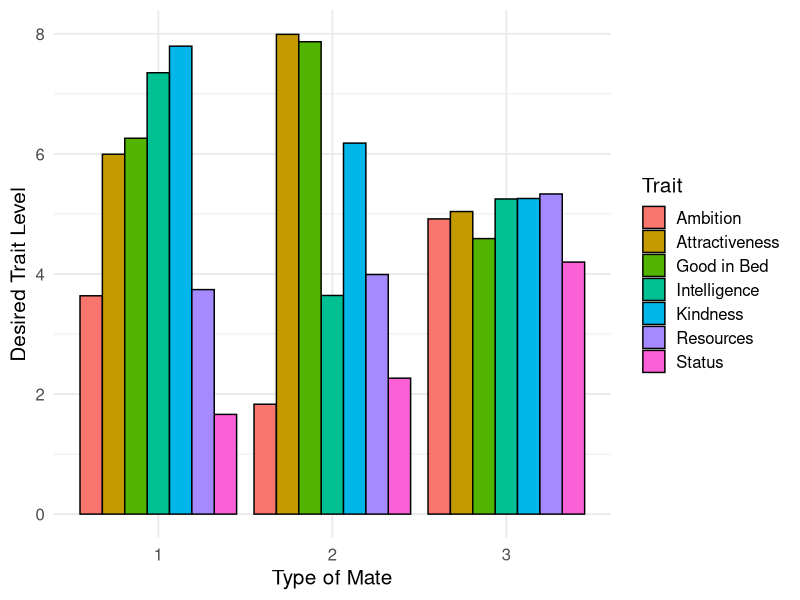
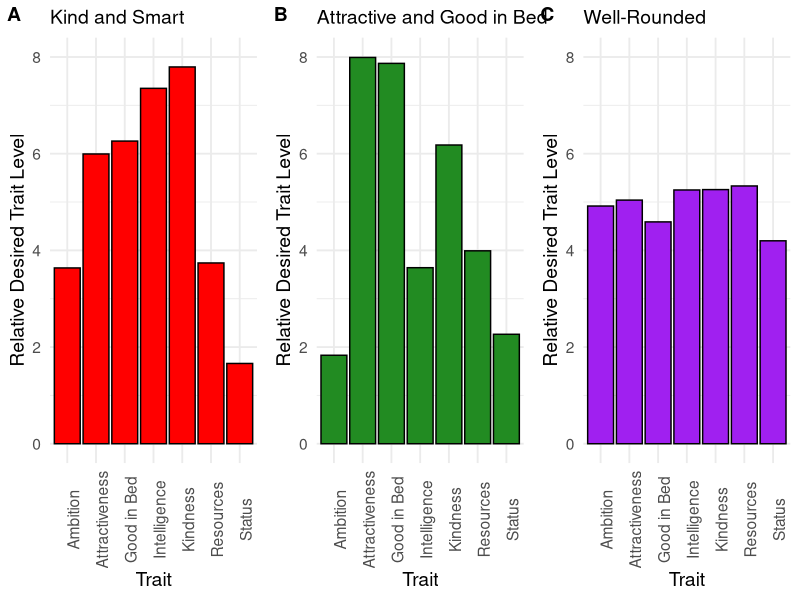
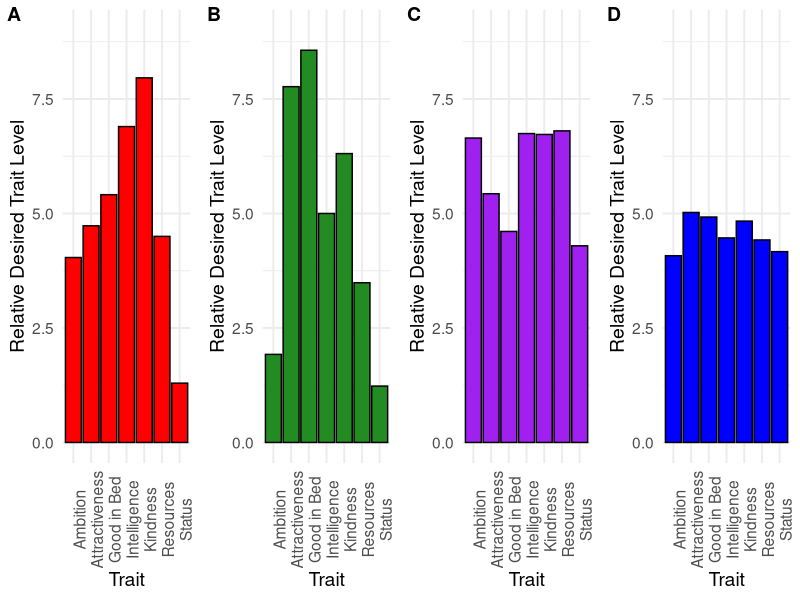
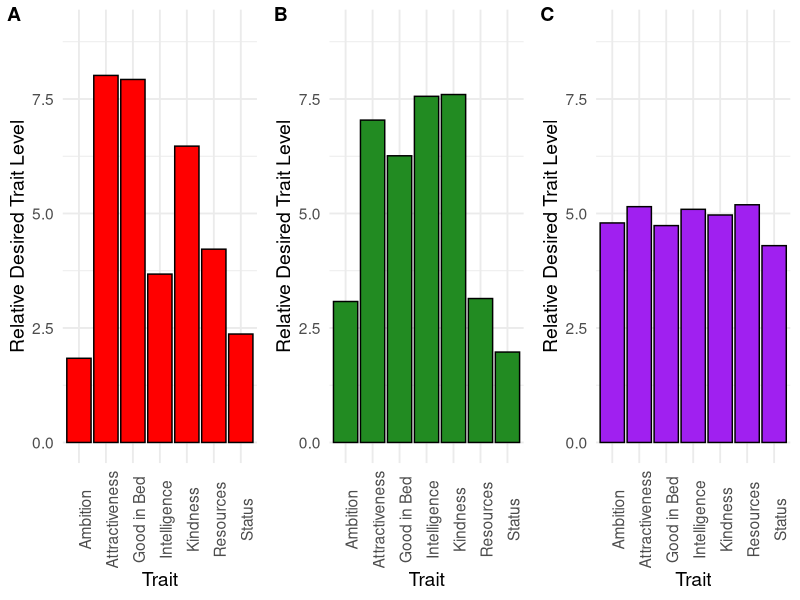
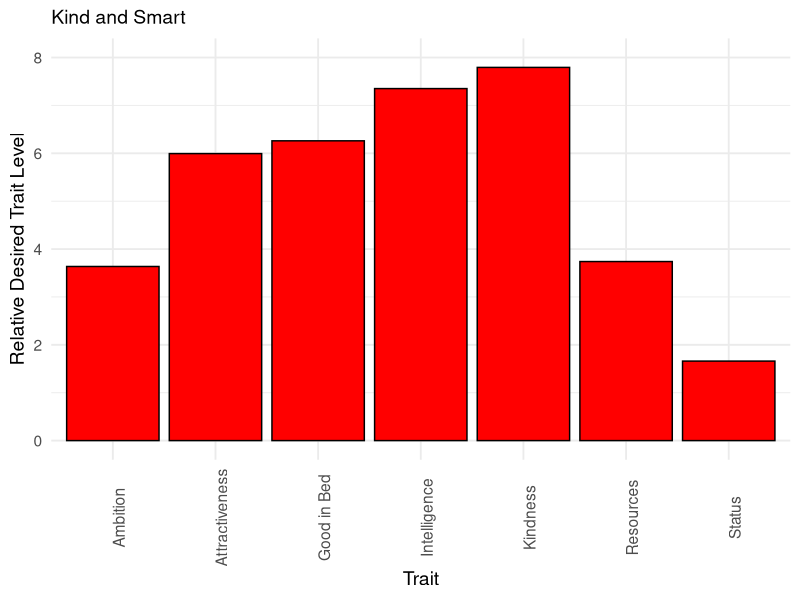
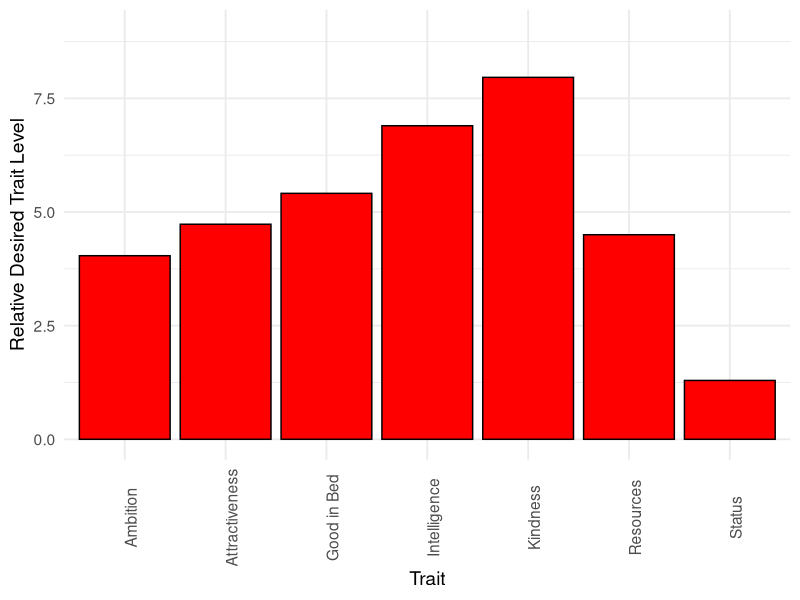
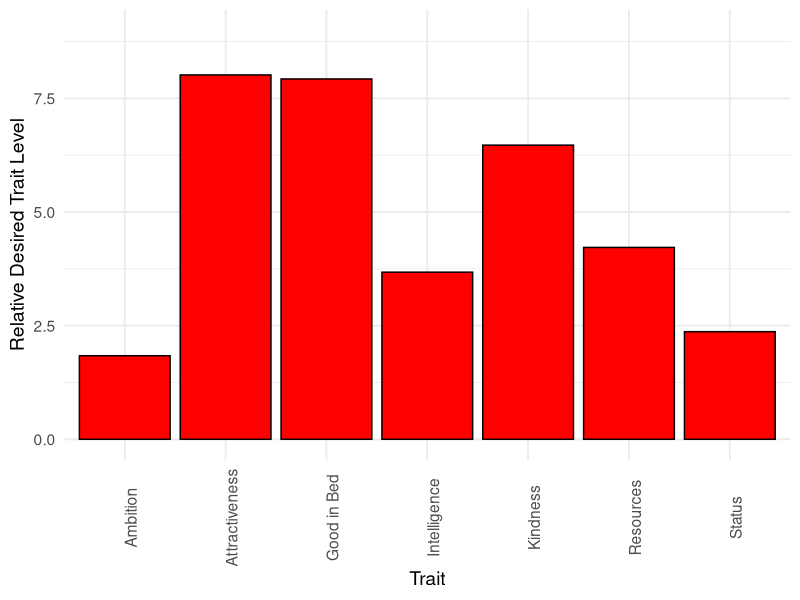
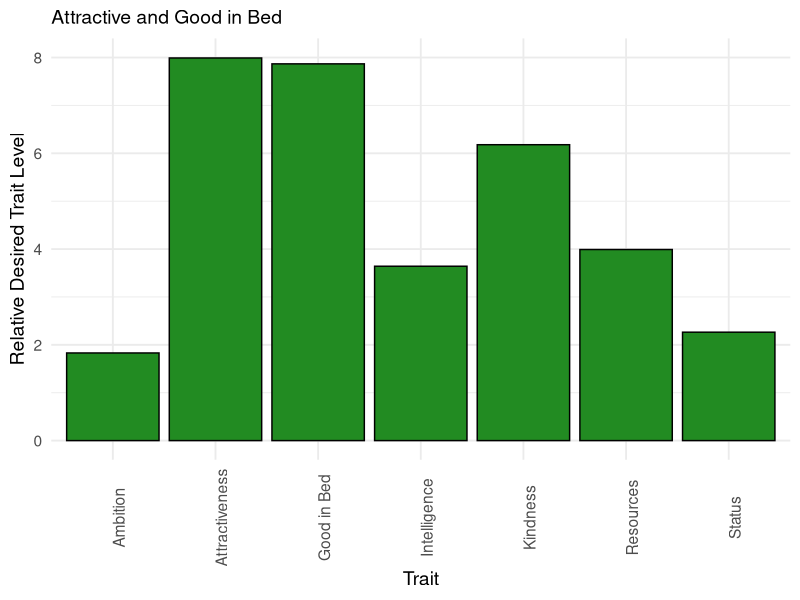

Source code (R) for these figures, in order:
#############Polyamorous Mate Preferences 2 -- Budget Allocation: Analysis Script #################
####Ashley J Coventry, Tamsin German, Dan Conroy-Beam########



###load packages 
library(psych) #for scree plot
library(ggplot2) #For generating other plots
library(ggpubr)
library(data.table) #for reshaping data
library(stringr) #for permutation analy data reorganizing
library(lme4) #for the logistic regression

###set seed###
set.seed(112822)


###load data###
data <- read.csv("Human Data/Processed Data/Processed Data20230108 181609.csv")


#Remove NAs ###
#necessary when merging back into the original data frame because kfits is omitting NAs. 

nacheck <- apply(data[,14:27], 1, function(x) sum(is.na(x))>0)
data<- data[!nacheck,]


#excluding people who don't identify as either men or women

data<-data[data$gender<3,]
data <- data[data$orange_gender <3,]
data <- data[data$blue_gender <3,]

#recoding gender to be 0 and 1 (move to processing script)
data$gender <- ifelse(data$gender == 1, 0, 1)
data$orange_gender <- ifelse(data$orange_gender ==1, 0, 1)
data$blue_gender <- ifelse(data$blue_gender ==1 , 0, 1)


###reshape data wide --> long and only keep columns relevant for kmeans

#melt function to have two rows (1 for orange, 1 for blue) with each trait rating

longData<-melt(as.data.table(data),id.vars=c("PIN","gender","age"),
               measure.vars=list(c(30,28),
                                 c(14,21),
                                 c(15,22),
                                 c(16,23),
                                 c(17,24),
                                 c(18,25),
                                 c(19,26),
                                 c(20,27)))


#Relabel columns

colnames(longData)[4:12]<-c("partner","idealGender","amb","attract",
                            "intel","sexy","kind",
                            "stat","finPros")


#Relabel partner type values
longData$partner<-as.factor(ifelse(longData$partner==1,"idealBlue","idealOrange"))



###K-Means Cluster Analysis###


#extract kmeans wSs
kfitWss<-sapply(1:7,function(x) kmeans(longData[,6:12],x)$tot.withinss)

#scree plot
screePlot<-qplot(1:7,kfitWss)


##compute differences in within ss across k for k-means clustering
wssDiffs<-diff(kfitWss)


##Add this classification to the original dataframe

kFit<-kmeans(longData[,6:12],3)
longData$kFitab <- kFit$cluster


##Create vectors of preference means for each cluster (without age)
clustCenters<-kFit$centers

##Look at gender breakdown by cluster
clustGender<-table(longData$gender,longData$kFitab)

##compute variance between trait ratings for each cluster
#to see if maybe one cluster is more well rounded than others
clustVars<-apply(clustCenters,1,var)




###Compute same or diff variable for ideal orange v ideal blue
#do people want both of their ideal partners in the same cluster or in different ones? 

##Transfer partner clusters back to data (since "data" is wide)
data$blueClust<-longData$kFitab[longData$partner=="idealBlue"]
data$orangeClust<-longData$kFitab[longData$partner=="idealOrange"]

##Determine for each participant whether their orange and blue partners are in the same cluster
#same = 1, diff = 0
data$sameOrDiff<-apply(data[,133:134],1,function(x)
  sum(duplicated(x))
)

##get sameOrDiff as function of gender
genderDiff<-table(data$sameOrDiff,data$gender)


##Computing average differentness
avgDiff <- mean(data$sameOrDiff)

###create variable listing cluster of each partner 

data$kFitab<-apply(data[,133:134],1,function(x) paste0(sort(as.numeric(x)),collapse=","))


### CHI SQUARE 

#are men and women are choosing combos of partner orange and blue at diff rates?

chisqGender<-chisq.test(table(data$gender,data$kFitab))


##do preferences for partner orange predict preferences for partner blue?
chisqClust<-chisq.test(table(data$blueClust, data$orangeClust)) 

##raw numbers in each cluster combo by gender
clustComboGender<-table(data$blueClust,data$orangeClust,data$gender)



### Permuation Analysis ###


##create a vector to store null distribution averages
nullDistAvg <- rep(0,100000)

##for loop to generate data of null dist 
for(a in 1:100000){
  
  aNull<-sample(data$blueClust)
  bNull<-sample(data$orangeClust)
  
  #Compute sameordiff
  sodNull<-ifelse(aNull==bNull, 0, 1)
  
  #Compute and saving average differentness
  nullDistAvg[a]<-mean(sodNull)
  
}



##see whether we are in extremes of null dist (compare output to our avgdiff)

nullDistHigh<-quantile(nullDistAvg[1:100000],c(0.975)) 
nullDistLow<-quantile(nullDistAvg[1:100000],c(0.025)) 


#Compute p-value comparing observed sameordiff to null distribution
pValueDiff <- sum(nullDistAvg < avgDiff) /100000 #unlike in study 1, no more similar/diff than chance 


###How many ideal partners are in each cluster?

##for people who wanted both partners in same cluster
sameClust <- table(data$blueClust[data$sameOrDiff == 0]) 

##for people who wanted partners in different clusters
#don't need to run separately for clusters A and B bc made order arbitrary
diffClust <- table(data$blueClust[data$sameOrDiff ==1])  


###More Chi Squares: proportion of participants with at least 1 partner in specific clusters 

##Create blank columns in data
data$clust1 <- NA #for cluster 1
data$clust2<- NA #for cluster 2
data$clust3 <- NA #for cluster 3


##for loop to fill columns
for(i in 1:NROW(data)){
  ifelse(data$orangeClust[i] == 1 | data$blueClust[i] == 1, data$clust1[i]<-1, data$clust1[i]<-0)
  
}

for(i in 1:NROW(data)){
  ifelse(data$orangeClust[i] == 2 | data$blueClust[i] == 2, data$clust2[i]<-1, data$clust2[i]<-0)
  
}

for(i in 1:NROW(data)){
  ifelse(data$orangeClust[i] == 3 | data$blueClust[i] == 3, data$clust3[i]<-1, data$clust3[i]<-0)
  
}



chisqClust1 <- chisq.test(table(data$gender, data$clust1))
chisqClust2 <- chisq.test(table(data$gender, data$clust2))
chisqClust3 <- chisq.test(table(data$gender, data$clust3))

###Ideal gender analysis

##fisher test

#partner blue
fisherIdealGenderBlue <- fisher.test(table(longData$idealGender[longData$partner == "idealBlue"], longData$kFitab[longData$partner == "idealBlue"])) 
idealGenderClustBlue <- table(longData$idealGender[longData$partner == "idealBlue"], longData$kFitab[longData$partner == "idealBlue"])

#partner orange
fisherIdealGenderOrange <- fisher.test(table(longData$idealGender[longData$partner == "idealOrange"], longData$kFitab[longData$partner == "idealOrange"])) 
idealGenderClustOrange <- table(longData$idealGender[longData$partner == "idealOrange"], longData$kFitab[longData$partner == "idealOrange"])




##logistic regression
#predicting partner sex from cluster?


logRegModelPsex <- glmer(idealGender ~ kFitab + (1|PIN), data = longData, family = "binomial") 
logRegModelSex <- glmer(gender ~kFitab + (1|PIN), data= longData, family = "binomial")





### Plotting ###

##plot bar graph with each trait mean for each 3 clusters (# clusters depends on scree)
#clusters aren't mapping on in the right order! double check centers with graph after running
meanTrait <- c(clustCenters[1,], clustCenters[2,], clustCenters[3,])
mateType <-c(rep("1", 7), rep("2", 7), rep("3", 7))
trait <- c(rep(c("Ambition", "Attractiveness", "Intelligence", "Good in Bed", "Kindness", "Status", "Resources"), 3))  
plotting <- data.frame(meanTrait, mateType, trait)
kFitPlot <- ggplot(data=plotting, aes(x=mateType, y=meanTrait, fill=trait)) +
  geom_bar(stat="identity", color="black", position=position_dodge())+
  theme_minimal(base_size = 15) + xlab("Type of Mate") + ylab("Desired Trait Level") +
  scale_fill_discrete(name = "Trait")


##multipanel figure
#first create individual plot for each cluster

#cluster 1 (title will change based on clusters)
meanTrait1 <- clustCenters[1,]
trait1 <- c("Ambition", "Attractiveness", "Intelligence", "Good in Bed", "Kindness", "Status", "Resources")
plotting1 <- data.frame(meanTrait1, trait1)
plot1 <- ggplot(data=plotting1, aes(x=trait1, y=meanTrait1)) +
  geom_bar(stat="identity", color="black", position=position_dodge(), fill = "red")+
  theme_minimal(base_size = 14) + xlab("Trait") + ylab("Relative Desired Trait Level")  +ylim(0,8) +
  ggtitle("Kind and Smart") +theme(plot.title = element_text(size = 14), axis.text.x = element_text(angle = 90))

#cluster 2 
meanTrait2 <- clustCenters[2,]
trait2 <- c("Ambition", "Attractiveness", "Intelligence", "Good in Bed", "Kindness", "Status", "Resources")
plotting2 <- data.frame(meanTrait2, trait2)
plot2 <- ggplot(data=plotting2, aes(x=trait2, y=meanTrait2)) +
  geom_bar(stat="identity", color="black", position=position_dodge(), fill = "forestgreen")+ 
  theme_minimal(base_size = 14) + xlab("Trait") + ylab("Relative Desired Trait Level") +ylim(0,8) +
ggtitle("Attractive and Good in Bed") +theme(plot.title = element_text(size = 14), axis.text.x = element_text(angle = 90))

#cluster 3 
meanTrait3 <- clustCenters[3,]
trait3 <- c("Ambition", "Attractiveness", "Intelligence", "Good in Bed", "Kindness", "Status", "Resources")
plotting3 <- data.frame(meanTrait3, trait3)
plot3 <- ggplot(data=plotting3, aes(x=trait3, y=meanTrait3)) +
  geom_bar(stat="identity", color="black", position=position_dodge(), fill = "purple")+ 
  theme_minimal(base_size = 14) + xlab("Trait") + ylab("Relative Desired Trait Level") +ylim(0,8) +
ggtitle("Well-Rounded") +theme(plot.title = element_text(size = 14), axis.text.x = element_text(angle = 90))

#combine clusters into one graph
panelPlot<-ggarrange(plot1,plot2,plot3,labels=c("A","B","C"), nrow=1, ncol=3,font.label = list(size = 14, color = "black"))


###Mate Point Allocation###

#question: are people who want partners in different clusters allocating a sig different # of points to each partner?

##calculate total # of points allocated per row for traits

#for partner Orange
data$totalOrange <- NA
for(i in 1:nrow(data)) {
  data$totalOrange[i] <- sum(data[i, 21:27])
}

#for partner Blue
data$totalBlue <- NA
for(i in 1:nrow(data)) {
  data$totalBlue[i] <- sum(data[i, 14:20])
}


##compare between partner blue and orange for each participant
data$alloComp <- NA

#if blue > orange, give value 1; if blue = orange, give value 0
#if neither is true ( so blue < orange), give -1. 
for(i in 1:nrow(data)){
  if(data$totalBlue[i] > data$totalOrange[i]) {
    data$alloComp[i] <- 1 
  } else {
    if(data$totalBlue[i] == data$totalOrange[i]) {
      data$alloComp[i] <- 0
    } else{
      data$alloComp[i] <- -1 
      }
    }
}


#create dataframe excluding rows where alloComp = 0 (bc we just want to look at unequal distribution for now)
alloData <- data[data$alloComp != 0,]


#create columns with cluster of high allocation partner and cluster of low allocation partner

alloData$highClust <- NA
alloData$lowClust <- NA

for(i in 1:nrow(alloData)){
  if(alloData$alloComp[i] == 1){
    alloData$highClust[i] <- alloData$blueClust[i]
  } else {
    alloData$highClust[i] <- alloData$orangeClust[i]
  }
    
}

for(i in 1:nrow(alloData)){
  if(alloData$alloComp[i] == -1){
    alloData$lowClust[i] <- alloData$blueClust[i]
  } else {
    alloData$lowClust[i] <- alloData$orangeClust[i]
  }
  
}

#run chisq test with high allo x low allo 
chisqAllo <- chisq.test((table(alloData$highClust, alloData$lowClust))) #significant
  
#table (1st variable listed is down side, 2nd is across top of table)
alloTable <- table(alloData$highClust, alloData$lowClust)

  

#run fisher test for allo of only women
fisherAlloF <- fisher.test((table(alloData$highClust[alloData$sex == 0], alloData$lowClust[alloData$sex == 0]))) #significant

alloTableF <- table(alloData$highClust[alloData$sex == 0], alloData$lowClust[alloData$sex == 0])


#run chisq test for allo of only men
fisherAlloM <- fisher.test((table(alloData$highClust[alloData$sex == 1], alloData$lowClust[alloData$sex == 1]))) #significant

alloTableM <- table(alloData$highClust[alloData$sex == 1], alloData$lowClust[alloData$sex == 1])






###################Supplemental Analyses################

#######Bisexual Poly Prefs #######

##how many bisexual people are in our sample?
biSamp <- table(data$sex_orient)

##get only bi dataframe
biData <- subset(data, data$sex_orient == 3)

biSampGender <- table(biData$gender) #22 women, 9 men

##get sameOrDiff as function of gender
biGenderDiff<-table(biData$sameOrDiff,biData$gender)


##Computing average differentness
biAvgDiff <- mean(biData$sameOrDiff) ##way higher than reg avg diff

### CHI SQUARE -- some use Fisher's exact test since some clusters are rare###

#are bi men and women are choosing combos of partner orange and blue at diff rates than het folks?

chisqSexOrient <-chisq.test(table(data$sex_orient,data$kFitab)) #error bc size too small
#fisherSexOrient <- fisher.test(table(data$sex_orient, data$kFitab))
#get error with Fisher's test

#are bi men and bi women choosing combos at diff rates

fisherGenderBi <- fisher.test(table(biData$gender, biData$kFitab))



##in bisexual participants, do preferences for partner orange predict preferences for partner blue?
fisherClustBi <- fisher.test(table(biData$blueClust, biData$orangeClust))

##raw numbers in each cluster combo by gender
clustComboGenderBi<-table(biData$blueClust,biData$orangeClust,biData$gender)


#######Sex-Separated Cluster Analyses##########

###Women Only : K-Means Cluster Analysis###

longDataF <- longData[longData$gender == 0]
#extract kmeans wSs
kfitWssF<-sapply(1:7,function(x) kmeans(longDataF[,6:12],x)$tot.withinss)

#scree plot
screePlotF<-qplot(1:7,kfitWssF)


##compute differences in within ss across k for k-means clustering
wssDiffsF<-diff(kfitWssF)


##Add this classification to the original dataframe

kFitF<-kmeans(longDataF[,6:12],4)
longDataF$kFitF <- kFitF$cluster


##Create vectors of preference means for each cluster (without age)
clustCentersF<-kFitF$centers

##Look at cluster breakdown
clustF<-table(longDataF$kFitF)

##compute variance between trait ratings for each cluster
#to see if maybe one cluster is more well rounded than others
clustVarsF<-apply(clustCentersF,1,var)


##plotting clusters (only women)

#cluster 1 (title will change based on clusters)
meanTrait1F <- clustCentersF[1,]
trait1F <- c("Ambition", "Attractiveness", "Intelligence", "Good in Bed", "Kindness", "Status", "Resources")
plotting1F <- data.frame(meanTrait1F, trait1F)
plot1F <- ggplot(data=plotting1F, aes(x=trait1F, y=meanTrait1F)) +
  geom_bar(stat="identity", color="black", position=position_dodge(), fill = "red")+
  theme_minimal(base_size = 14) + xlab("Trait") + ylab("Relative Desired Trait Level")  +ylim(0,9) +
  theme(plot.title = element_text(size = 14), axis.text.x = element_text(angle = 90))

#cluster 2 
meanTrait2F <- clustCentersF[2,]
trait2F <- c("Ambition", "Attractiveness", "Intelligence", "Good in Bed", "Kindness", "Status", "Resources")
plotting2F <- data.frame(meanTrait2F, trait2F)
plot2F <- ggplot(data=plotting2F, aes(x=trait2F, y=meanTrait2F)) +
  geom_bar(stat="identity", color="black", position=position_dodge(), fill = "forestgreen")+ 
  theme_minimal(base_size = 14) + xlab("Trait") + ylab("Relative Desired Trait Level") +ylim(0,9) +
  theme(plot.title = element_text(size = 14), axis.text.x = element_text(angle = 90))

#cluster 3 
meanTrait3F <- clustCentersF[3,]
trait3F <- c("Ambition", "Attractiveness", "Intelligence", "Good in Bed", "Kindness", "Status", "Resources")
plotting3F <- data.frame(meanTrait3F, trait3F)
plot3F <- ggplot(data=plotting3F, aes(x=trait3F, y=meanTrait3F)) +
  geom_bar(stat="identity", color="black", position=position_dodge(), fill = "purple")+ 
  theme_minimal(base_size = 14) + xlab("Trait") + ylab("Relative Desired Trait Level") +ylim(0,9) +
  theme(plot.title = element_text(size = 14), axis.text.x = element_text(angle = 90))

#cluster 4 
meanTrait4F <- clustCentersF[4,]
trait4F <- c("Ambition", "Attractiveness", "Intelligence", "Good in Bed", "Kindness", "Status", "Resources")
plotting4F <- data.frame(meanTrait4F, trait4F)
plot4F <- ggplot(data=plotting4F, aes(x=trait4F, y=meanTrait4F)) +
  geom_bar(stat="identity", color="black", position=position_dodge(), fill = "blue")+ 
  theme_minimal(base_size = 14) + xlab("Trait") + ylab("Relative Desired Trait Level") +ylim(0,9) +
  theme(plot.title = element_text(size = 14), axis.text.x = element_text(angle = 90))



#Panel Plot
panelPlotF<-ggarrange(plot1F,plot2F,plot3F, plot4F, labels=c("A","B","C","D"), nrow=1, ncol=4,font.label = list(size = 14, color = "black"))




###Men only : K-Means Cluster Analysis

###K-Means Cluster Analysis###

longDataM <- longData[longData$gender == 1]

#extract kmeans wSs
kfitWssM<-sapply(1:7,function(x) kmeans(longDataM[,6:12],x)$tot.withinss)

#scree plot
screePlotM<-qplot(1:7,kfitWssM)


##compute differences in within ss across k for k-means clustering
wssDiffsM<-diff(kfitWssM)


##Add this classification to the original dataframe

kFitM<-kmeans(longDataM[,6:12],3)
longDataM$kFitM <- kFitM$cluster


##Create vectors of preference means for each cluster (without age)
clustCentersM<-kFitM$centers

##Look at gender breakdown by cluster
clustM<-table(longDataM$kFitM)

##compute variance between trait ratings for each cluster
#to see if maybe one cluster is more well rounded than others
clustVarsM<-apply(clustCentersM,1,var)


##plotting clusters (only men)

#cluster 1 (title will change based on clusters)
meanTrait1M <- clustCentersM[1,]
trait1M <- c("Ambition", "Attractiveness", "Intelligence", "Good in Bed", "Kindness", "Status", "Resources")
plotting1M <- data.frame(meanTrait1M, trait1M)
plot1M <- ggplot(data=plotting1M, aes(x=trait1M, y=meanTrait1M)) +
  geom_bar(stat="identity", color="black", position=position_dodge(), fill = "red")+
  theme_minimal(base_size = 14) + xlab("Trait") + ylab("Relative Desired Trait Level")  +ylim(0,9) +
  theme(plot.title = element_text(size = 14), axis.text.x = element_text(angle = 90))

#cluster 2 
meanTrait2M <- clustCentersM[2,]
trait2M <- c("Ambition", "Attractiveness", "Intelligence", "Good in Bed", "Kindness", "Status", "Resources")
plotting2M <- data.frame(meanTrait2M, trait2M)
plot2M <- ggplot(data=plotting2M, aes(x=trait2M, y=meanTrait2M)) +
  geom_bar(stat="identity", color="black", position=position_dodge(), fill = "forestgreen")+ 
  theme_minimal(base_size = 14) + xlab("Trait") + ylab("Relative Desired Trait Level") +ylim(0,9) +
  theme(plot.title = element_text(size = 14), axis.text.x = element_text(angle = 90))

#cluster 3 
meanTrait3M <- clustCentersM[3,]
trait3M <- c("Ambition", "Attractiveness", "Intelligence", "Good in Bed", "Kindness", "Status", "Resources")
plotting3M <- data.frame(meanTrait3M, trait3M)
plot3M <- ggplot(data=plotting3M, aes(x=trait3M, y=meanTrait3M)) +
  geom_bar(stat="identity", color="black", position=position_dodge(), fill = "purple")+ 
  theme_minimal(base_size = 14) + xlab("Trait") + ylab("Relative Desired Trait Level") +ylim(0,9) +
  theme(plot.title = element_text(size = 14), axis.text.x = element_text(angle = 90))

#panel plot
panelPlotM<-ggarrange(plot1M,plot2M,plot3M,labels=c("A","B","C"), nrow=1, ncol=3,font.label = list(size = 14, color = "black"))

